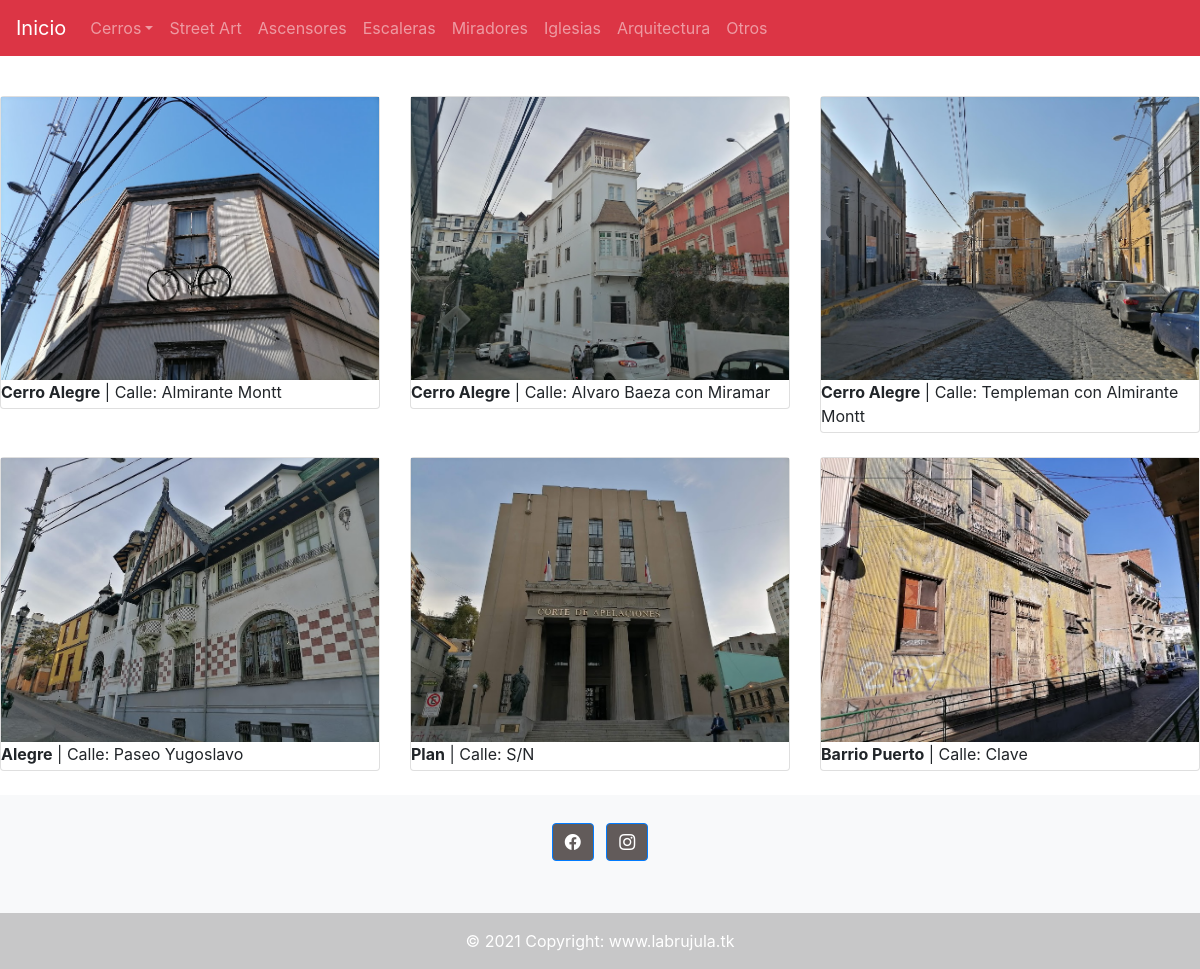
The app's page /arquitectura/, older data.
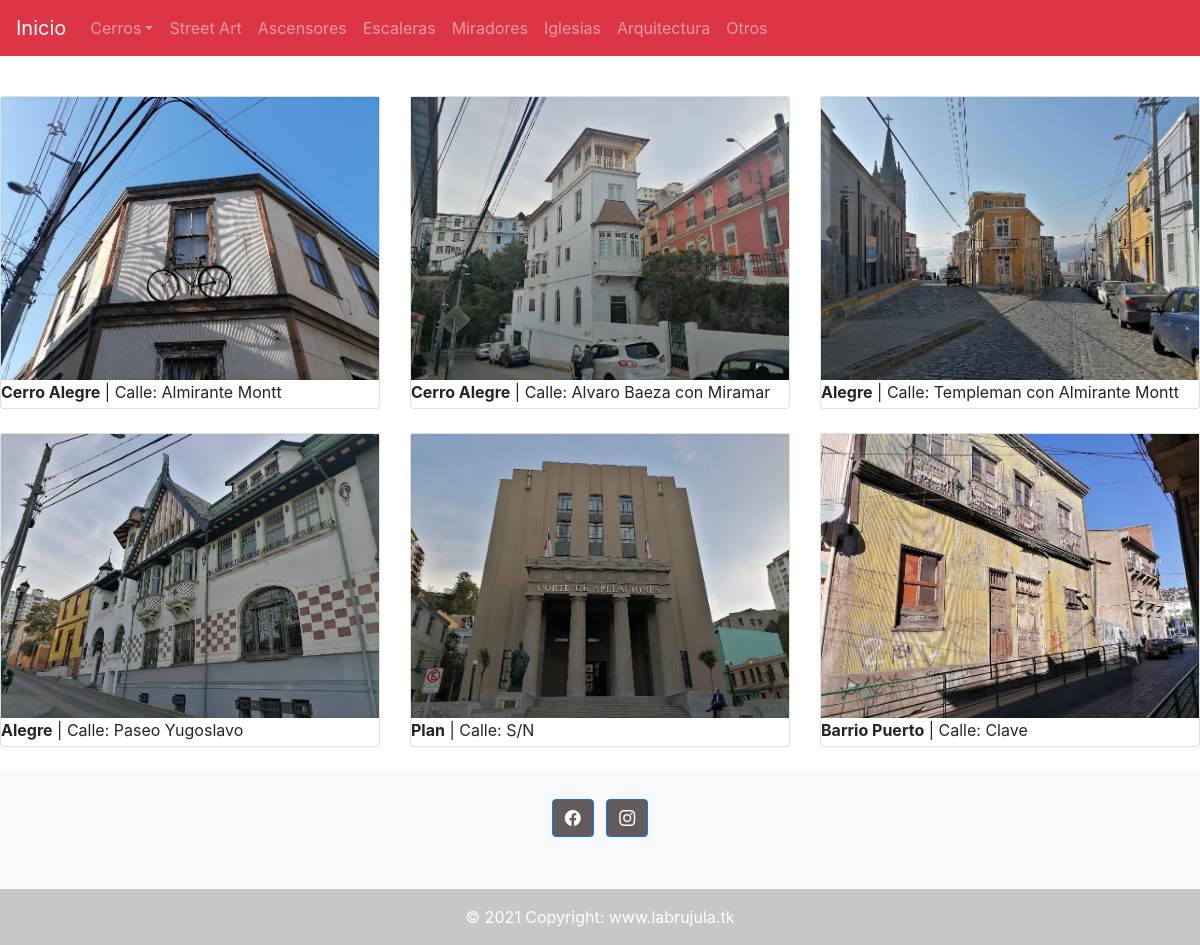
The same page, newer data.
### miapp/models.py (models this page shows, shortened)
class Arquitectura(models.Model):
    publicidad = models.BooleanField(verbose_name="Publicidad", default=False)
    lugar = models.CharField(max_length=100)
    descripcion = models.CharField(max_length=250)
    direccion = models.CharField(max_length=250, default="dir")
    antecedentes = models.TextField(max_length=250, default="")
    lat = models.CharField(max_length=100, verbose_name="Lat", default="0")
    lon = models.CharField(max_length=100, verbose_name="Lon", default="0")
    created_at = models.DateTimeField(auto_now_add=True)
    updated_at = models.DateTimeField(auto_now=True)
    image = models.ImageField(default='null',verbose_name="Miniatura", upload_to="arquitectura")
    class Meta:
        verbose_name= "Arquitectura"
        verbose_name_plural= "Arquitecturas"

### miapp/views.py (the view)
# urls.py: path('arquitectura/', views.arquitectura, name="arquitectura"),
def arquitectura(request):
    arquitectura = Arquitectura.objects.all()
    return render(request, 'arquitectura.html',{
        'arquitecturas': arquitectura,
    })

### miapp/templates/arquitectura.html (shortened to what this page needs)
{% extends 'layout.html' %}
{% block content %}
<br>
<div class="row">
    {%for arquitectura in arquitecturas %}
      <div class="col-md-4 col-sm-6">
          <div class="card mb-4">
             <img class="zoomable" src="{{arquitectura.image.url}}" />
            <p class="mb-1"> <strong>{{arquitectura.lugar}}</strong> | Calle: {{arquitectura.direccion}}</p>
          </div>
    </div>
    {% endfor %}
</div>
{% endblock %}

Row changes from the older to the newer data that the page shows:
changed Arquitectura "Templeman con Almirante Montt": lugar "Cerro Alegre" → "Alegre"
